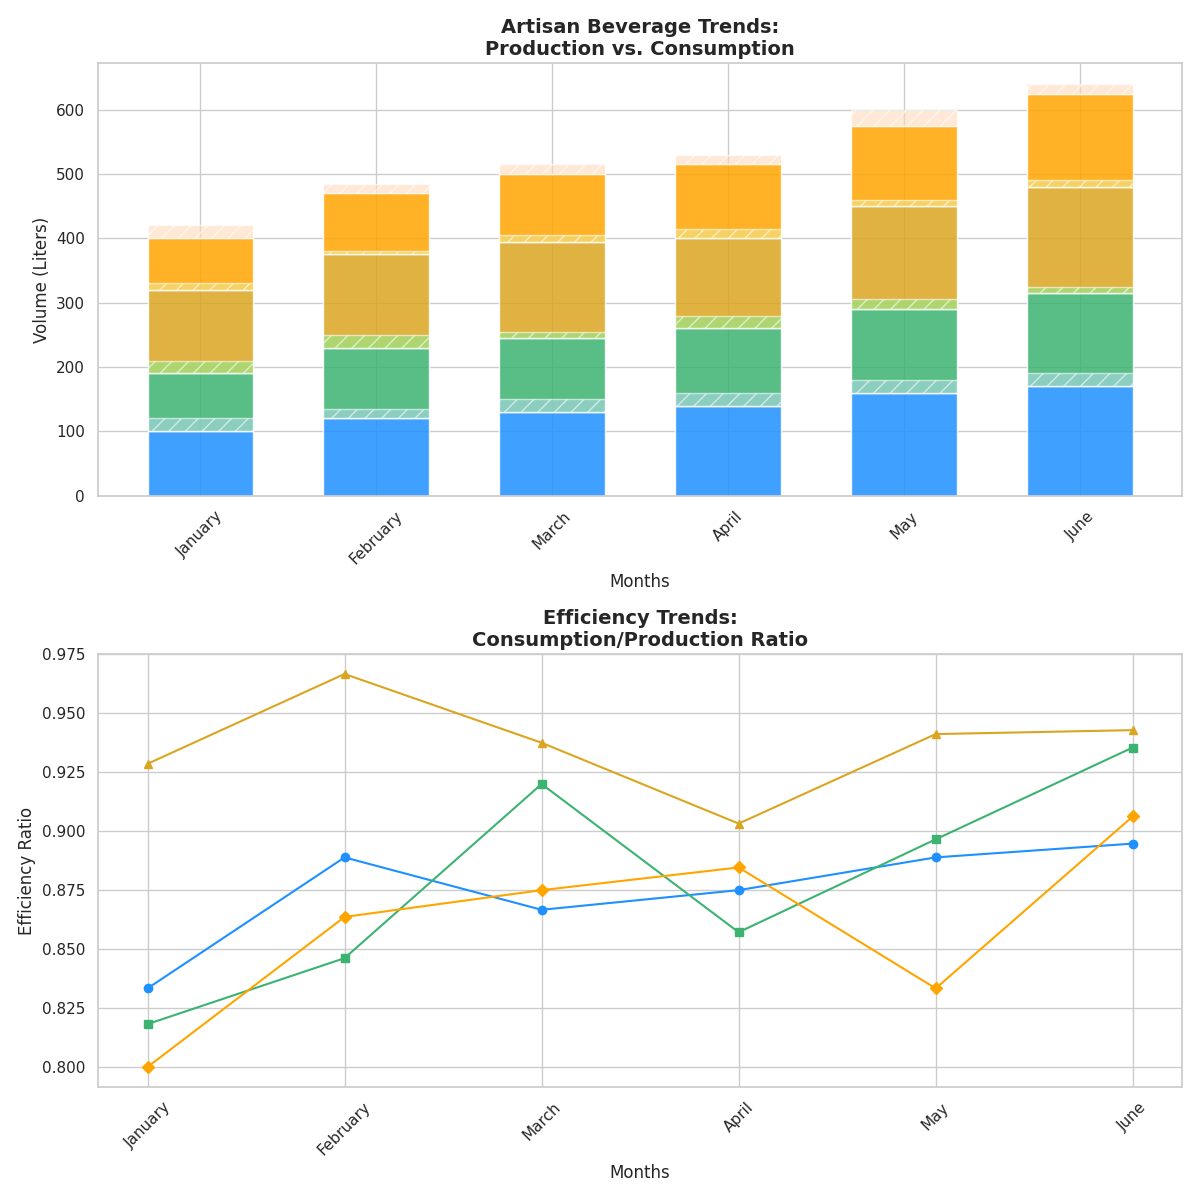

Source code (Python):
import matplotlib.pyplot as plt
import numpy as np

months = ["January", "February", "March", "April", "May", "June"]

# Production and consumption data
craft_beer_production = [120, 135, 150, 160, 180, 190]
herbal_tea_production = [110, 130, 125, 140, 145, 155]
organic_coffee_production = [140, 150, 160, 155, 170, 175]
ginger_ale_production = [100, 110, 120, 130, 150, 160]

craft_beer_consumption = [100, 120, 130, 140, 160, 170]
herbal_tea_consumption = [90, 110, 115, 120, 130, 145]
organic_coffee_consumption = [130, 145, 150, 140, 160, 165]
ginger_ale_consumption = [80, 95, 105, 115, 125, 145]

craft_beer_leftover = np.array(craft_beer_production) - np.array(craft_beer_consumption)
herbal_tea_leftover = np.array(herbal_tea_production) - np.array(herbal_tea_consumption)
organic_coffee_leftover = np.array(organic_coffee_production) - np.array(organic_coffee_consumption)
ginger_ale_leftover = np.array(ginger_ale_production) - np.array(ginger_ale_consumption)

craft_beer_efficiency = np.array(craft_beer_consumption) / np.array(craft_beer_production)
herbal_tea_efficiency = np.array(herbal_tea_consumption) / np.array(herbal_tea_production)
organic_coffee_efficiency = np.array(organic_coffee_consumption) / np.array(organic_coffee_production)
ginger_ale_efficiency = np.array(ginger_ale_consumption) / np.array(ginger_ale_production)

fig, (ax1, ax2) = plt.subplots(2, 1, figsize=(12, 12))
bar_width = 0.6

ax1.bar(months, craft_beer_consumption, bar_width, color='dodgerblue', alpha=0.85)
ax1.bar(months, herbal_tea_consumption, bar_width, bottom=craft_beer_consumption, color='mediumseagreen', alpha=0.85)
ax1.bar(months, organic_coffee_consumption, bar_width, bottom=np.array(craft_beer_consumption) + np.array(herbal_tea_consumption), color='goldenrod', alpha=0.85)
ax1.bar(months, ginger_ale_consumption, bar_width, bottom=np.array(craft_beer_consumption) + np.array(herbal_tea_consumption) + np.array(organic_coffee_consumption), color='orange', alpha=0.85)

ax1.bar(months, craft_beer_leftover, bar_width, bottom=craft_beer_consumption, color='lightblue', alpha=0.6, hatch='//')
ax1.bar(months, herbal_tea_leftover, bar_width, bottom=np.array(craft_beer_consumption) + np.array(herbal_tea_consumption), color='lightgreen', alpha=0.6, hatch='//')
ax1.bar(months, organic_coffee_leftover, bar_width, bottom=np.array(craft_beer_consumption) + np.array(herbal_tea_consumption) + np.array(organic_coffee_consumption), color='khaki', alpha=0.6, hatch='//')
ax1.bar(months, ginger_ale_leftover, bar_width, bottom=np.array(craft_beer_consumption) + np.array(herbal_tea_consumption) + np.array(organic_coffee_consumption) + np.array(ginger_ale_consumption), color='peachpuff', alpha=0.6, hatch='//')

ax1.set_title("Artisan Beverage Trends:\nProduction vs. Consumption", fontsize=14, fontweight='bold')
ax1.set_xlabel("Months", fontsize=12)
ax1.set_ylabel("Volume (Liters)", fontsize=12)
ax1.tick_params(axis='x', rotation=45)

ax2.plot(months, craft_beer_efficiency, marker='o', color='dodgerblue')
ax2.plot(months, herbal_tea_efficiency, marker='s', color='mediumseagreen')
ax2.plot(months, organic_coffee_efficiency, marker='^', color='goldenrod')
ax2.plot(months, ginger_ale_efficiency, marker='D', color='orange')

ax2.set_title("Efficiency Trends:\nConsumption/Production Ratio", fontsize=14, fontweight='bold')
ax2.set_xlabel("Months", fontsize=12)
ax2.set_ylabel("Efficiency Ratio", fontsize=12)
ax2.tick_params(axis='x', rotation=45)

plt.tight_layout()
plt.show()
